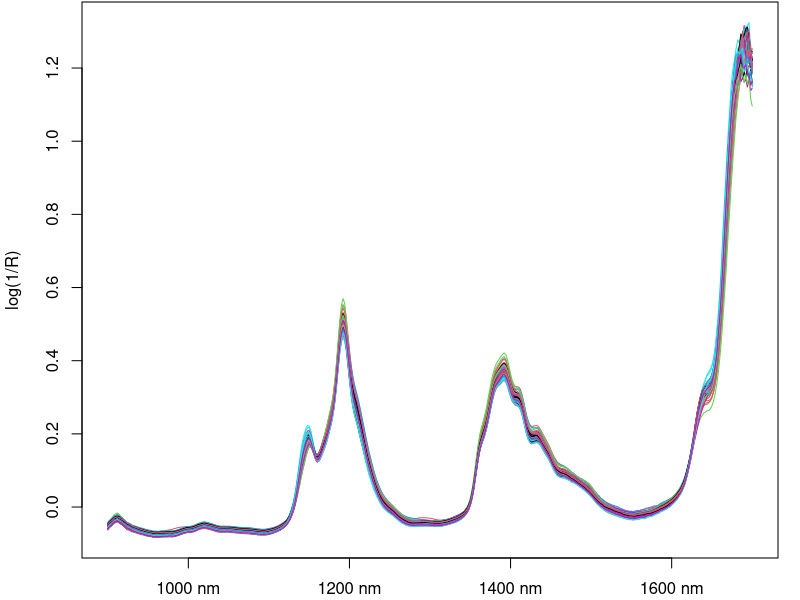
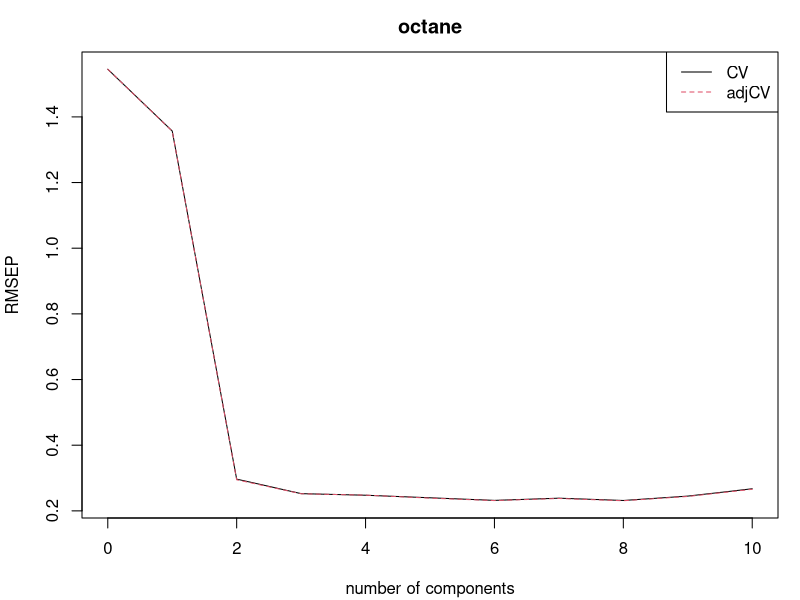
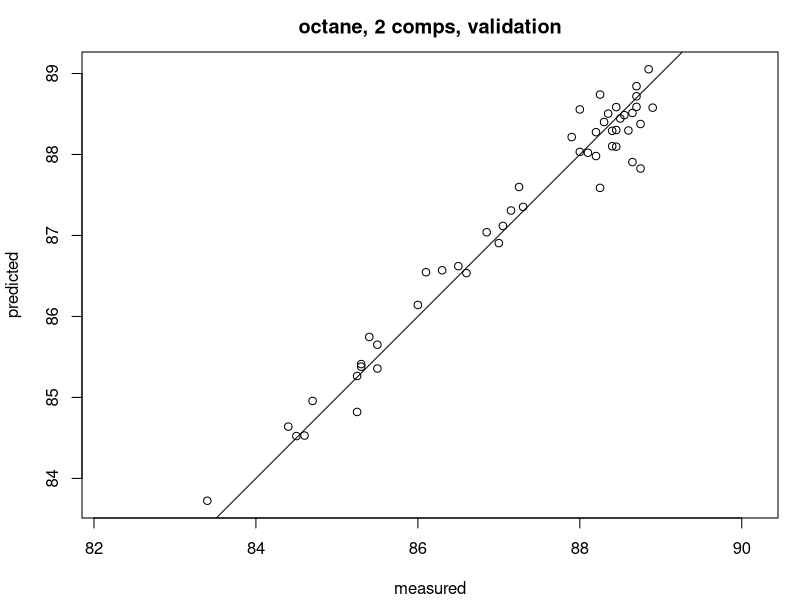
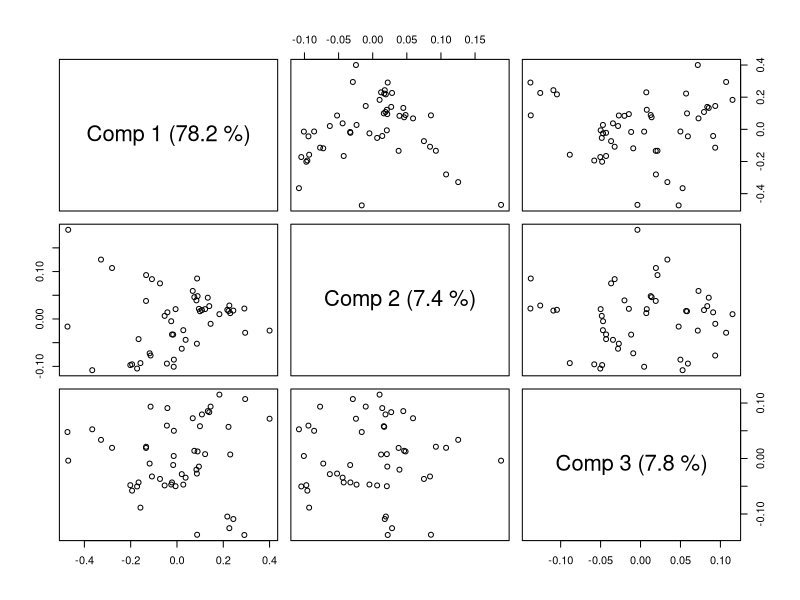
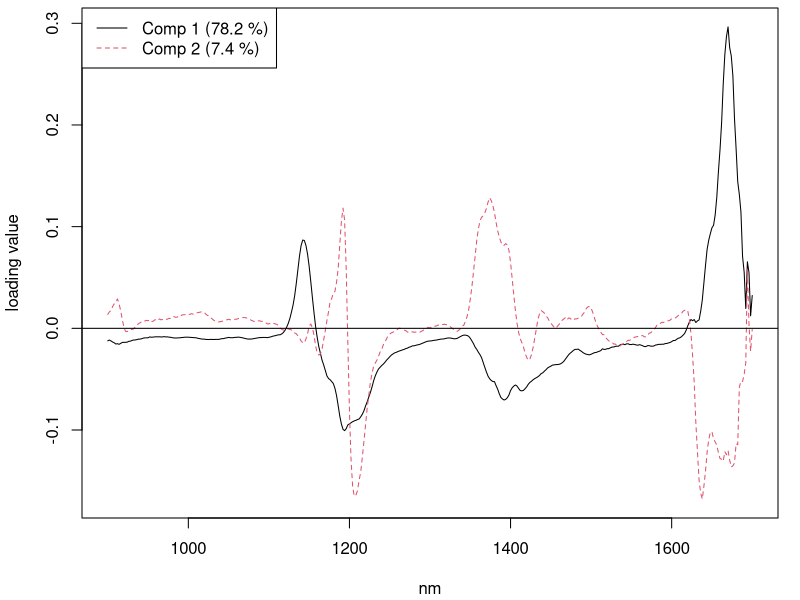
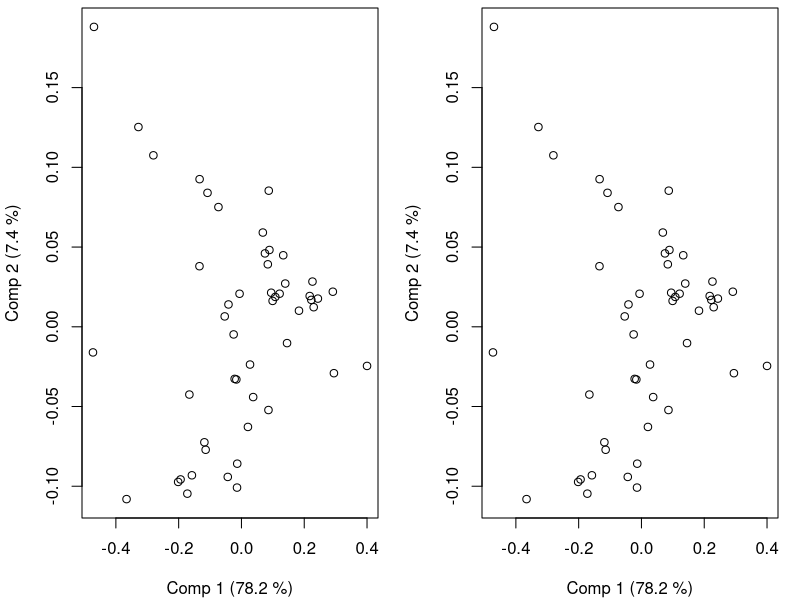
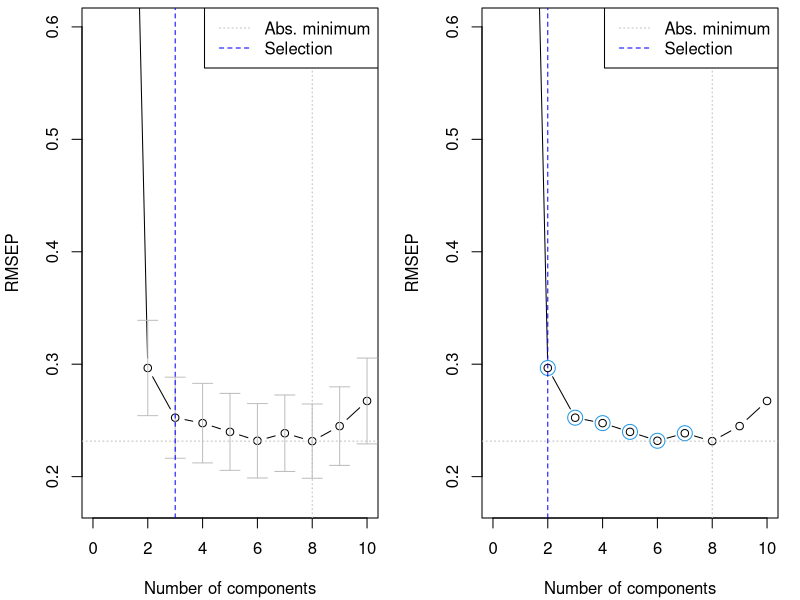
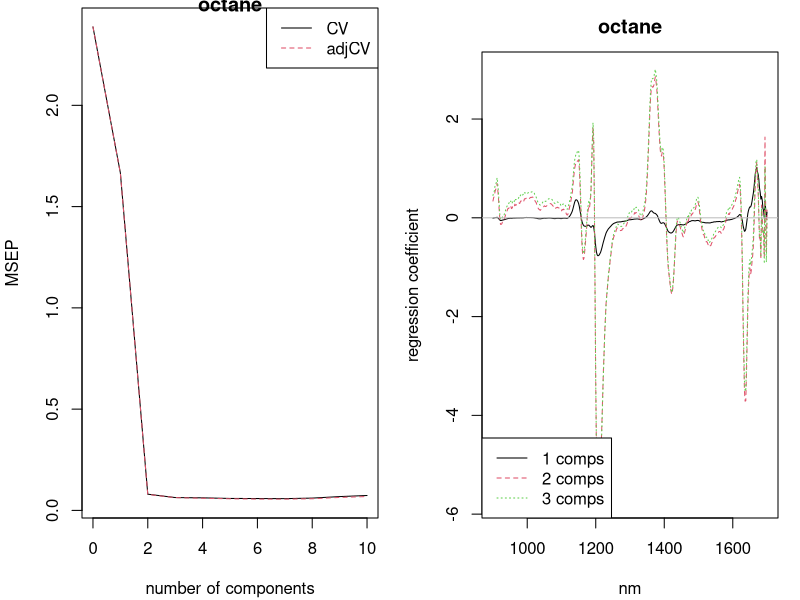

Source code (R) for these figures, in order:
## ----setup, echo=FALSE, results='hide'----------------------------------------
library(pls)
knitr::opts_chunk$set(fig.align = "center")
# Corresponds to pdf.options(pointsize=10) and options(digits = 4) in original
options(digits = 4)

## ----load-lib-----------------------------------------------------------------
library(pls)

## ----load-data----------------------------------------------------------------
data(yarn)
data(oliveoil)
data(gasoline)
data(mayonnaise)

## ----fig-NIR, echo=FALSE, fig.height=1.5, fig.cap="Gasoline NIR spectra"------
par(mar = c(2, 4, 0, 1) + 0.1)
matplot(t(gasoline$NIR), type = "l", lty = 1, ylab = "log(1/R)", xaxt = "n")
ind <- pretty(seq(from = 900, to = 1700, by = 2))
ind <- ind[ind >= 900 & ind <= 1700]
ind <- (ind - 898) / 2
axis(1, ind, colnames(gasoline$NIR)[ind])

## ----split-data---------------------------------------------------------------
gasTrain <- gasoline[1:50,]
gasTest <- gasoline[51:60,]

## ----fit-gas1-----------------------------------------------------------------
gas1 <- plsr(octane ~ NIR, ncomp = 10, data = gasTrain, validation = "LOO")

## ----summary-gas1-------------------------------------------------------------
summary(gas1)

## ----plot-RMSEP-code, eval=FALSE----------------------------------------------
# plot(RMSEP(gas1), legendpos = "topright")

## ----fig-RMSEP, echo=FALSE, fig.height=2.5, fig.cap="Cross-validated RMSEP curves for the gasoline data"----
par(mar = c(4, 4, 2.5, 1) + 0.1)
plot(RMSEP(gas1), legendpos = "topright")

## ----plot-pred-code, eval=FALSE-----------------------------------------------
# plot(gas1, ncomp = 2, asp = 1, line = TRUE)

## ----fig-cvpreds, echo=FALSE, fig.width=3.5, fig.height=3.7, fig.cap="Cross-validated predictions for the gasoline data"----
par(mar = c(4, 4, 2.5, 1) + 0.1)
plot(gas1, ncomp = 2, asp = 1, line = TRUE)

## ----plot-scores-code, eval=FALSE---------------------------------------------
# plot(gas1, plottype = "scores", comps = 1:3)

## ----fig-scores, echo=FALSE, fig.cap="Score plot for the gasoline data"-------
plot(gas1, plottype = "scores", comps = 1:3)

## ----explvar------------------------------------------------------------------
explvar(gas1)

## ----fig-loadings, fig.cap="Loading plot for the gasoline data", fig.height=2.5----
par(mar = c(4, 4, 0.3, 1) + 0.1)
plot(gas1, "loadings", comps = 1:2, legendpos = "topleft",
     labels = "numbers", xlab = "nm")
abline(h = 0)

## ----fig-scores-cv, fig.cap="Calibrated and cross-validated score plots for the gasoline data", fig.height=2.5, fig.width=5----
par.old <- par(mfrow=c(1,2))
scoreplot(gas1)
scoreplot(gas1, estimate="CV")
par(par.old)

## ----predict------------------------------------------------------------------
predict(gas1, ncomp = 2, newdata = gasTest)

## ----rmsep-test---------------------------------------------------------------
RMSEP(gas1, newdata = gasTest)

## ----dens1--------------------------------------------------------------------
dens1 <- plsr(density ~ NIR, ncomp = 5, data = yarn)

## ----olive1-------------------------------------------------------------------
dim(oliveoil$sensory)
plsr(sensory ~ chemical, data = oliveoil)

## ----update-------------------------------------------------------------------
trainind <- which(yarn$train == TRUE)
dens2 <- update(dens1, subset = trainind)

## ----update2------------------------------------------------------------------
dens3 <- update(dens1, ncomp = 10)

## ----olive2-------------------------------------------------------------------
olive1 <- plsr(sensory ~ chemical, scale = TRUE, data = oliveoil)

## ----gas2---------------------------------------------------------------------
gas2 <- plsr(octane ~ msc(NIR), ncomp = 10, data = gasTrain)

## ----predict-gas2, eval=FALSE-------------------------------------------------
# predict(gas2, ncomp = 3, newdata = gasTest)

## ----selectNcomp-code, eval=FALSE---------------------------------------------
# ncomp.onesigma <- selectNcomp(gas2, method = "onesigma", plot = TRUE,
#                               ylim = c(.18, .6))
# ncomp.permut <- selectNcomp(gas2, method = "randomization", plot = TRUE,
#                             ylim = c(.18, .6))

## ----fig-NComp, echo=FALSE, fig.height=4.5, fig.width=10, fig.cap="The two strategies for suggesting optimal model dimensions: the left plot shows the one-sigma strategy, the right plot the permutation strategy."----
par(mfrow = c(1,2))
ncomp.onesigma <- selectNcomp(gas1, "onesigma", plot = TRUE,
                              ylim = c(.18, .6))
ncomp.permut <- selectNcomp(gas1, "randomization", plot = TRUE,
                            ylim = c(.18, .6))

## ----crossval-----------------------------------------------------------------
gas2.cv <- crossval(gas2, segments = 10)
plot(MSEP(gas2.cv), legendpos="topright")
summary(gas2.cv, what = "validation")

## ----plot-coef-code, eval=FALSE-----------------------------------------------
# plot(gas1, plottype = "coef", ncomp=1:3, legendpos = "bottomleft",
#      labels = "numbers", xlab = "nm")

## ----fig-gascoefs, echo=FALSE, fig.height=3, fig.cap="Regression coefficients for the gasoline data"----
par(mar = c(4, 4, 2.5, 1) + 0.1)
plot(gas1, plottype = "coef", ncomp=1:3, legendpos = "bottomleft",
     labels = "numbers", xlab = "nm")

## ----fig-corrplot, echo=FALSE, fig.width=3.5, fig.height=3.4, fig.cap="Correlation loadings plot for the gasoline data"----
par(mar = c(4, 4, 0, 1) + 0.1)
plot(gas1, plottype = "correlation")

## ----predict2-----------------------------------------------------------------
predict(gas1, ncomp = 2:3, newdata = gasTest[1:5,])

## ----predict3-----------------------------------------------------------------
predict(gas1, comps = 2, newdata = gasTest[1:5,])

## ----predict4-----------------------------------------------------------------
drop(predict(gas1, ncomp = 2:3, newdata = gasTest[1:5,]))

## ----predplot-code, eval=FALSE------------------------------------------------
# predplot(gas1, ncomp = 2, newdata = gasTest, asp = 1, line = TRUE)

## ----fig-testPreds, echo=FALSE, fig.width=3.5, fig.height=3.7, fig.cap="Test set predictions"----
par(mar = c(4, 4, 2.5, 1))
predplot(gas1, ncomp = 2, newdata = gasTest, asp = 1, line = TRUE)

## ----pls.options--------------------------------------------------------------
pls.options()

## ----pls.options-set----------------------------------------------------------
pls.options(plsralg = "oscorespls")

## ----manual-cv----------------------------------------------------------------
X <- gasTrain$NIR
Y <- gasTrain$octane
ncomp <- 5
cvPreds <- matrix(nrow = nrow(X), ncol = ncomp)
for (i in 1:nrow(X)) {
    fit <- simpls.fit(X[-i,], Y[-i], ncomp = ncomp, stripped = TRUE)
    cvPreds[i,] <- (X[i,] - fit$Xmeans) %*% drop(fit$coefficients) +
        fit$Ymeans
}

## ----manual-cv-rmsep----------------------------------------------------------
sqrt(colMeans((cvPreds - Y)^2))
